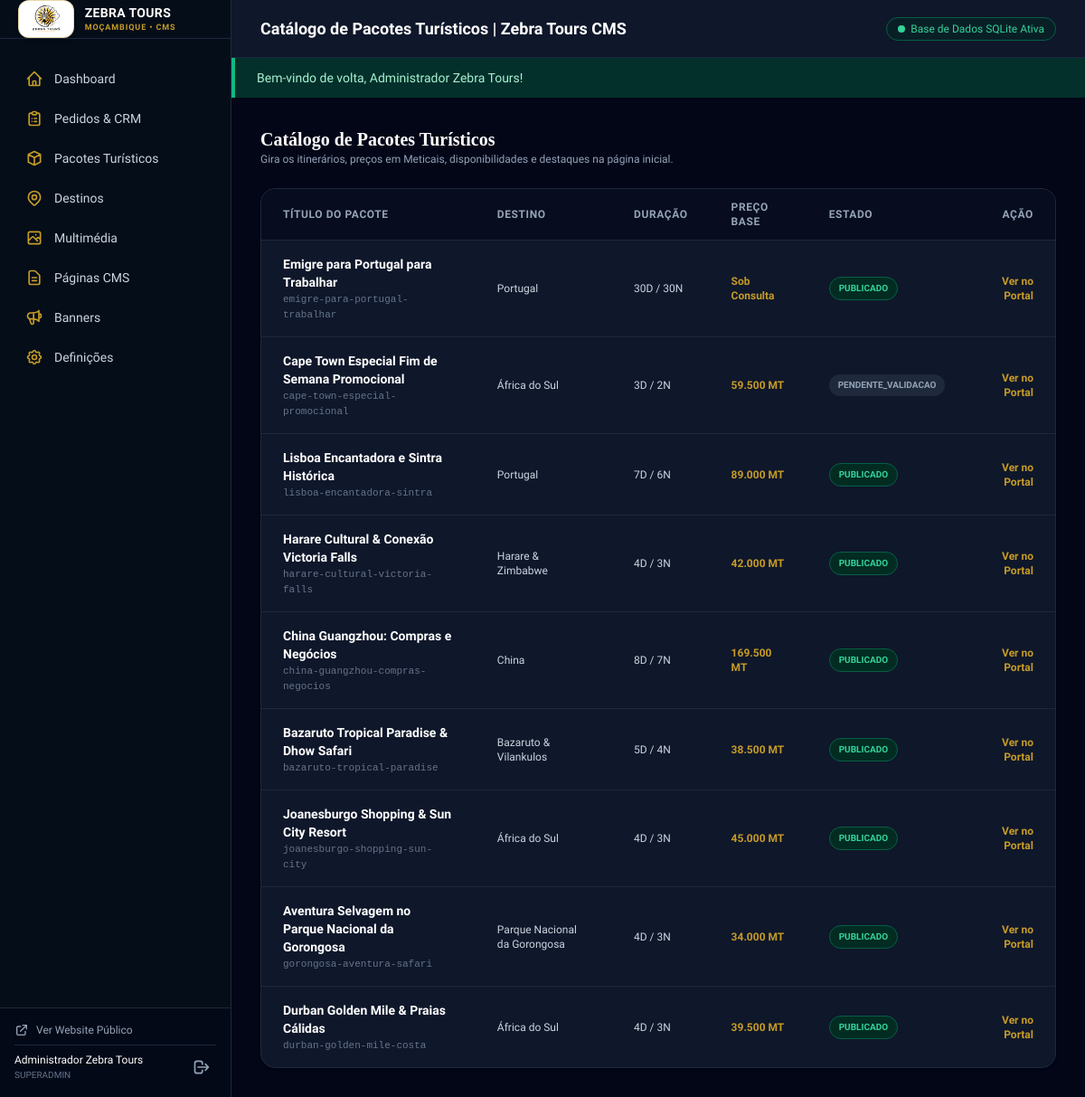
The app's page /admin/pacotes (signed in) with its own data.
### tables this page shows
CREATE TABLE packages (
    id INTEGER PRIMARY KEY AUTOINCREMENT,
    primary_destination_id INTEGER REFERENCES destinations(id) ON DELETE SET NULL,
    title TEXT NOT NULL,
    slug TEXT NOT NULL UNIQUE,
    summary TEXT NOT NULL,
    description TEXT NOT NULL,
    total_price REAL,
    price_per_person REAL,
    currency TEXT NOT NULL DEFAULT 'MT',
    price_type TEXT NOT NULL DEFAULT 'indicativo' CHECK (price_type IN ('fixo', 'indicativo', 'sob_consulta')),
    duration_days INTEGER NOT NULL DEFAULT 3,
    duration_nights INTEGER NOT NULL DEFAULT 2,
    travel_dates TEXT,
    validity_date TEXT,
    is_featured INTEGER NOT NULL DEFAULT 0,
    status TEXT NOT NULL DEFAULT 'publicado' CHECK (status IN ('publicado', 'rascunho', 'pendente_validacao')),
    included_services TEXT,
    excluded_services TEXT,
    conditions TEXT,
    created_at DATETIME DEFAULT CURRENT_TIMESTAMP,
    updated_at DATETIME DEFAULT CURRENT_TIMESTAMP
);

CREATE TABLE destinations (
    id INTEGER PRIMARY KEY AUTOINCREMENT,
    name TEXT NOT NULL,
    slug TEXT NOT NULL UNIQUE,
    country TEXT NOT NULL,
    summary TEXT NOT NULL,
    description TEXT NOT NULL,
    cover_image TEXT NOT NULL,
    status TEXT NOT NULL DEFAULT 'publicado' CHECK (status IN ('publicado', 'rascunho')),
    is_featured INTEGER NOT NULL DEFAULT 0,
    seo_title TEXT,
    seo_description TEXT,
    created_at DATETIME DEFAULT CURRENT_TIMESTAMP,
    updated_at DATETIME DEFAULT CURRENT_TIMESTAMP
);

### app/Core/View.php (called while the page is built, shortened)
<?php
class View
{
    public static function render(string $template, array $data = [], ?string $layout = 'layouts/main'): string
    {
        $basePath = dirname(__DIR__) . '/Views/';
        $viewFile = $basePath . $template . '.php';
        extract($data);
        include $viewFile;
        $content = ob_get_clean();
        if ($layout !== null) {
            $layoutFile = $basePath . $layout . '.php';
            if (file_exists($layoutFile)) {
                return ob_get_clean();
            }
        }
        return $content;
    }
}

### app/Core/Controller.php (called while the page is built, shortened)
<?php
abstract class Controller
{
    protected function render(string $view, array $data = [], ?string $layout = 'layouts/main'): Response
    {
        $db = Database::getConnection();
        $settingsRows = $db->query("SELECT setting_key, setting_value FROM settings")->fetchAll();
        $settings = [];
        foreach ($settingsRows as $row) {
            $settings[$row['setting_key']] = $row['setting_value'];
        }
        $navItems = $db->query("SELECT * FROM navigation_items WHERE is_active = 1 ORDER BY sort_order ASC")->fetchAll();
        $data['siteSettings'] = $settings;
        $data['navItems'] = $navItems;
        $data['currentUser'] = Auth::user();
        $html = View::render($view, $data, $layout);
        return Response::html($html);
    }
}

### app/Controllers/AdminController.php (called while the page is built, shortened)
<?php
class AdminController extends Controller
{
    public function packages(Request $request): Response
    {
        $db = Database::getConnection();
        $packages = $db->query("
            SELECT p.*, d.name as destination_name
            FROM packages p
            LEFT JOIN destinations d ON d.id = p.primary_destination_id
            ORDER BY p.is_featured DESC, p.created_at DESC
        ")->fetchAll();
        return $this->render('admin/packages/index', [
            'pageTitle'      => 'Catálogo de Pacotes Turísticos | Zebra Tours CMS',
            'packages'       => $packages,
            'successMessage' => Session::getFlash('success'),
        ], 'layouts/admin');
    }
}

### app/Core/Router.php (called while the page is built, shortened)
<?php
class Router
{
    private array $routes = [];
    public function addRoute(string $method, string $path, array|callable $handler, array $middlewares = []): void
    {
        $normalized = '/' . trim($path, '/');
        $pattern = preg_replace('/\{([a-zA-Z0-9_]+)\}/', '(?P<$1>[^/]+)', $normalized);
        $pattern = '#^' . $pattern . '$#';
        $this->routes[] = [
            'method'      => strtoupper($method),
            'pattern'     => $pattern,
            'original'    => $normalized,
            'handler'     => $handler,
            'middlewares' => $middlewares,
        ];
    }
    public function dispatch(Request $request): Response
    {
        $method = $request->getMethod();
        $path = $request->getPath();
        foreach ($this->routes as $route) {
            if ($route['method'] !== $method) {
                continue;
            }
            if (preg_match($route['pattern'], $path, $matches)) {
                $params = [];
                $handler = $route['handler'];
                if (is_callable($handler)) {
                    $result = call_user_func($handler, $request, $params);
                } elseif (is_array($handler)) {
                    [$controllerClass, $action] = $handler;
                    $controller = new $controllerClass();
                    $result = $controller->$action($request, $params);
                } else {
                    return Response::html("<h1>Erro no Handler da Rota</h1>", 500);
                }
                if ($result instanceof Response) {
                    return $result;
                } elseif (is_string($result)) {
                    return Response::html($result);
                } elseif (is_array($result)) {
                    return Response::json($result);
                }
                return new Response();
            }
        }
        $notFoundHtml = View::render('errors/404', [
            'pageTitle' => 'Página não encontrada | Zebra Tours',
            'path'      => $path,
        ]);
        return Response::html($notFoundHtml, 404);
    }
}

### public/index.php (called while the page is built, shortened)
<?php
require ROOT_PATH . '/app/Core/helpers.php';
$request = new \App\Core\Request();
$router = new \App\Core\Router();
try {
    $response = $router->dispatch($request);
} catch (\Throwable $e) {
    error_log('[Zebra Tours Error]: ' . $e->getMessage() . ' in ' . $e->getFile() . ':' . $e->getLine());
    http_response_code(500);
    echo '<!DOCTYPE html><html lang="pt"><head><meta charset="utf-8"><title>Erro no Servidor</title></head><body style="font-family:sans-serif;padding:2rem;text-align:center;">';
    echo '<h1>Ocorreu um erro temporário no servidor</h1>';
    echo '<p>Por favor, tente novamente dentro de instantes ou contacte o suporte da Zebra Tours.</p>';
    echo '<a href="/">Voltar à Página Inicial</a>';
    echo '</body></html>';
}

### app/Core/helpers.php (called while the page is built, shortened)
<?php
if (!function_exists('e')) {
    function e(?string $value): string {
        return htmlspecialchars((string) $value, ENT_QUOTES, 'UTF-8');
    }
}
if (!function_exists('money')) {
    function money(mixed $value, string $currency = 'MT'): string {
        if ($value === null || $value === '' || $value === 0 || $value === '0') {
            return 'Sob Consulta';
        }
        return number_format((float) $value, 0, ',', '.') . ' ' . $currency;
    }
}

### app/Views/admin/packages/index.php (the view)
<div class="space-y-6">
    <div class="flex items-center justify-between">
        <div>
            <h2 class="text-xl font-bold text-white font-serif">Catálogo de Pacotes Turísticos</h2>
            <p class="text-xs text-slate-400">Gira os itinerários, preços em Meticais, disponibilidades e destaques na página inicial.</p>
        </div>
    </div>
    <div class="bg-slate-900 border border-slate-800 rounded-2xl overflow-hidden shadow">
        <div class="overflow-x-auto">
            <table class="w-full text-left text-xs text-slate-300">
                <thead class="bg-slate-950/60 uppercase tracking-wider text-slate-400 border-b border-slate-800">
                    <tr>
                        <th class="py-3 px-6">Título do Pacote</th>
                        <th class="py-3 px-6">Destino</th>
                        <th class="py-3 px-6">Duração</th>
                        <th class="py-3 px-6">Preço Base</th>
                        <th class="py-3 px-6">Estado</th>
                        <th class="py-3 px-6 text-right">Ação</th>
                    </tr>
                </thead>
                <tbody class="divide-y divide-slate-800">
                    <?php foreach ($packages as $pkg): ?>
                        <tr class="hover:bg-slate-800/40 transition">
                            <td class="py-4 px-6">
                                <span class="font-bold text-white block text-sm"><?= e($pkg['title']) ?></span>
                                <span class="text-slate-500 font-mono text-[11px]"><?= e($pkg['slug']) ?></span>
                            </td>
                            <td class="py-4 px-6 text-slate-300 font-medium"><?= e($pkg['destination_name'] ?? 'Moçambique') ?></td>
                            <td class="py-4 px-6"><?= e($pkg['duration_days']) ?>D / <?= e($pkg['duration_nights']) ?>N</td>
                            <td class="py-4 px-6 font-bold text-gold">
                                <?= money($pkg['price_per_person'] ?: $pkg['total_price'], $pkg['currency'] ?? 'MT') ?>
                            </td>
                            <td class="py-4 px-6">
                                <span class="inline-block px-2.5 py-1 rounded-full text-[10px] font-bold uppercase <?= $pkg['status'] === 'publicado' ? 'bg-emerald-950 text-emerald-400 border border-emerald-800' : 'bg-slate-800 text-slate-400' ?>">
                                    <?= e($pkg['status']) ?>
                                </span>
                            </td>
                            <td class="py-4 px-6 text-right">
                                <a href="/pacotes/<?= e($pkg['slug']) ?>" target="_blank" class="text-xs text-gold hover:underline font-semibold">
                                    Ver no Portal
                                </a>
                            </td>
                        </tr>
                    <?php endforeach; ?>
                </tbody>
            </table>
        </div>
    </div>
</div>

### app/Views/layouts/admin.php (style rules this page uses)
body { font-family: 'Plus Jakarta Sans', sans-serif; }

### records on screen
packages: title "Emigre para Portugal para Trabalhar", slug "emigre-para-portugal-trabalhar", primary_destination.name "Portugal", duration_days "30", duration_nights "30", price_per_person+total_price+currency "Sob Consulta", status "PUBLICADO"
packages: title "Cape Town Especial Fim de Semana Promocional", slug "cape-town-especial-promocional", primary_destination.name "África do Sul", duration_days "3", duration_nights "2", price_per_person+currency "59.500 MT", status "PENDENTE_VALIDACAO"
packages: title "Lisboa Encantadora e Sintra Histórica", slug "lisboa-encantadora-sintra", primary_destination.name "Portugal", duration_days "7", duration_nights "6", price_per_person+currency "89.000 MT", status "PUBLICADO"
packages: title "Harare Cultural & Conexão Victoria Falls", slug "harare-cultural-victoria-falls", primary_destination.name "Harare & Zimbabwe", duration_days "4", duration_nights "3", price_per_person+currency "42.000 MT", status "PUBLICADO"
packages: title "China Guangzhou: Compras e Negócios", slug "china-guangzhou-compras-negocios", primary_destination.name "China", duration_days "8", duration_nights "7", price_per_person+currency "169.500 MT", status "PUBLICADO"
packages: title "Bazaruto Tropical Paradise & Dhow Safari", slug "bazaruto-tropical-paradise", primary_destination.name "Bazaruto & Vilankulos", duration_days "5", duration_nights "4", price_per_person+currency "38.500 MT", status "PUBLICADO"
packages: title "Joanesburgo Shopping & Sun City Resort", slug "joanesburgo-shopping-sun-city", primary_destination.name "África do Sul", duration_days "4", duration_nights "3", price_per_person+currency "45.000 MT", status "PUBLICADO"
packages: title "Aventura Selvagem no Parque Nacional da Gorongosa", slug "gorongosa-aventura-safari", primary_destination.name "Parque Nacional da Gorongosa", duration_days "4", duration_nights "3", price_per_person+currency "34.000 MT", status "PUBLICADO"
packages: title "Durban Golden Mile & Praias Cálidas", slug "durban-golden-mile-costa", primary_destination.name "África do Sul", duration_days "4", duration_nights "3", price_per_person+currency "39.500 MT", status "PUBLICADO"

### other values on screen
$currentUser['name'] "Administrador Zebra Tours"
$currentUser['role'] "SUPERADMIN"
$pageTitle "Catálogo de Pacotes Turísticos | Zebra Tours CMS"
$successMessage "Bem-vindo de volta, Administrador Zebra Tours!"
